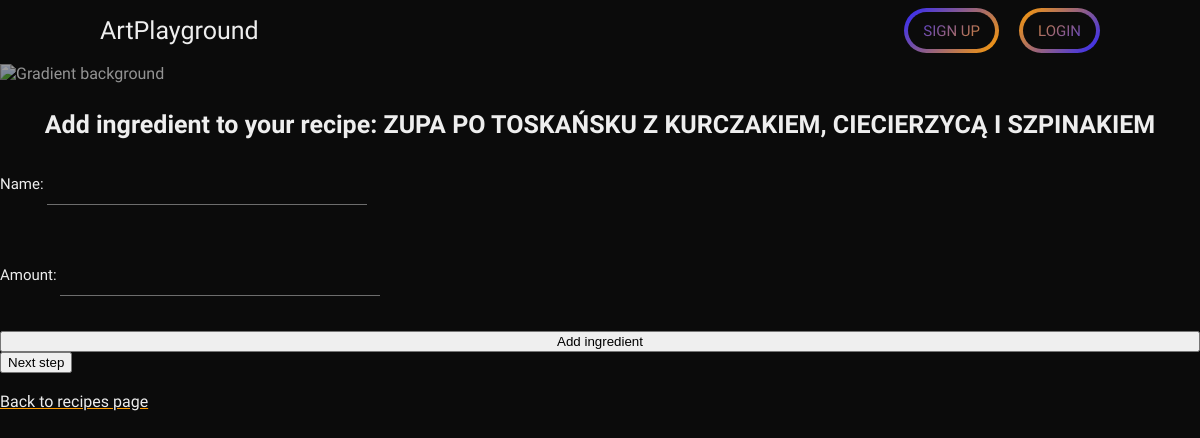
Before: /recipes/add-ingredients/27/ with the older database file.
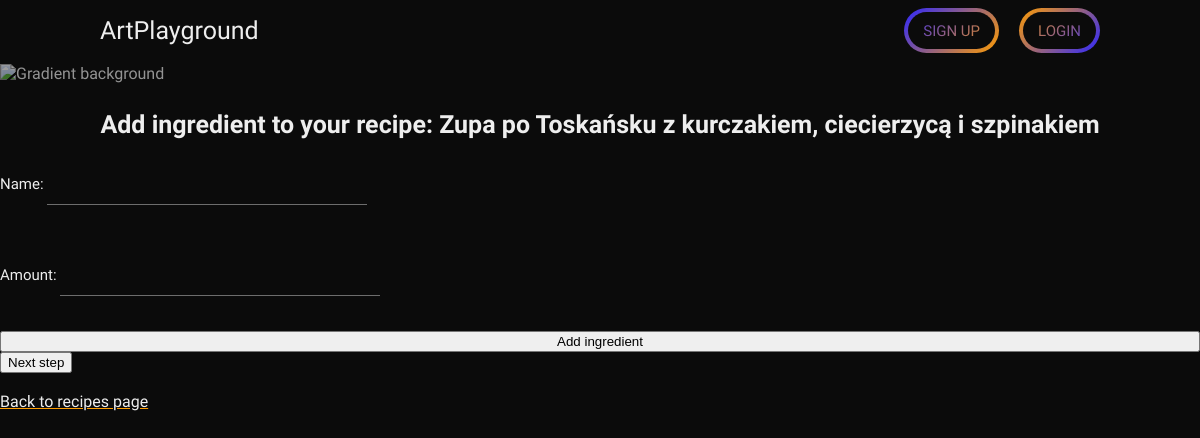
After: the same page with the newer database file.
### recipes/models.py (models this page shows, shortened)
class Recipe(models.Model):
    recipe_author = models.ForeignKey(User, on_delete=models.CASCADE, default=None)
    recipe_name = models.CharField(max_length=250)
    time = models.IntegerField()  # hours - 1,5 should give user 1h30min
    cuisine = models.CharField(choices=CUISINE_COUNTRIES, max_length=50)
    meal_type = models.CharField(choices=MEALS, max_length=50)
    recipe_image = models.ImageField(upload_to="recipes/")
    average_rating = models.DecimalField(default=0, max_digits=3, decimal_places=2)
    total_ratings = models.PositiveIntegerField(default=0)

### recipes/views.py (the view)
# urls.py: path("add-ingredients/<int:recipe_id>/", add_ingredients, name="add_ingredients"),
def add_ingredients(request, recipe_id):
    recipe = Recipe.objects.get(id=recipe_id)
    if request.method == "POST":
        ingredient_form = IngredientForm(request.POST)
        if ingredient_form.is_valid():
            ingredient = ingredient_form.save(commit=False)
            ingredient.recipe = recipe
            ingredient.save()
            return redirect("add_ingredients", recipe_id=recipe.id)
    else:
        ingredient_form = IngredientForm()
    return render(
        request,
        "recipes/add_ingredients.html",
        {"ingredient_form": ingredient_form, "recipe": recipe},
    )

### recipes/forms.py
class IngredientForm(forms.ModelForm):
    class Meta:
        model = Ingredient
        fields = [
            "name",
            "amount",
        ]

### recipes/templates/recipes/add_ingredients.html
{% extends 'base_layout.html' %} {% block title %} Congratulations {%endblock%}
{% block content %}
<h3>Add ingredient to your recipe: {{recipe.recipe_name}}</h3>
<form method="post" enctype="multipart/form-data">
  {% csrf_token %} {{ ingredient_form.as_p }}
  <button type="submit" name="add_ingredient">Add ingredient</button>
</form>
{% if recipe.id %}
<a href="{% url 'add_instructions' recipe_id=recipe.id %}">
  <button name="go_to_instructions">Next step</button>
</a>
{% endif %}
<br />
<br />
<a href="{% url 'recipes' %}">Back to recipes page</a><br />
{% endblock %}

Changed rows visible on the page:
changed Recipe: recipe_name "ZUPA PO TOSKAŃSKU Z KURCZAKIEM, CIECIERZYCĄ I SZPINAKIEM" → "Zupa po Toskańsku z kurczakiem, ciecierzycą i szpinakiem"
